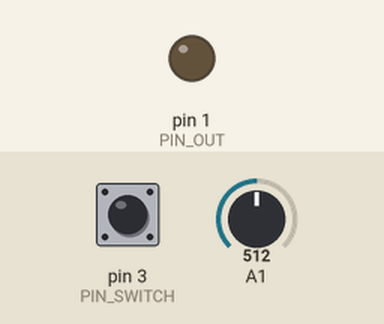
Recording of a sketch running on a simulated Arduino Uno, built with avr-gcc and run on an emulated ATmega328P. Shown: output pins drawn as LEDs (lit = HIGH). Dashed ring = blinking. Inputs (shaded band) come from the test bench; at power-on: pin 3 (PIN_SWITCH) HIGH, A1 = 512.

Above: at 1.2 s.
1.3 s: pin 3 (PIN_SWITCH) pulled LOW for 0.15 s
At 1.98 s:
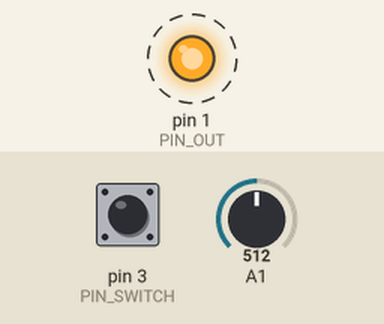
Timing chart, 0 to 4.3 s (numbered marks = the images above; inputs shaded):
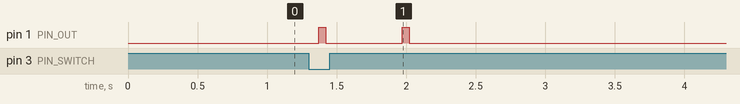

The sketch:

latch.ino
```cpp
#include "InputDebounce.h"

int LENGTHSCALE = 9.0;
int OFFSET = 100.0;
int SWITCH_DELAY = 50;
int DURATION = 50;
int PIN_OUT = 1;
int PIN_POT = 1;
int PIN_SWITCH = 3;

static InputDebounce Switch;
bool Active;

// the setup routine runs once when you press reset:
void setup() {
    // initialize the digital pin as an output.
    pinMode(PIN_OUT, OUTPUT); //LED
    // pinMode(2, INPUT);
    // pinMode(3, INPUT_PULLUP);
    digitalWrite(PIN_OUT, LOW);
    // digitalWrite(PIN_SWITCH, HIGH);

    Switch.registerCallbacks(NULL, NULL, cbPressedDuration, cbReleasedDuration);
    Switch.setup(PIN_SWITCH);//, 20, InputDebounce::PIM_INT_PULL_UP_RES, SWITCH_DELAY);
    Active = true;
}

// the loop routine runs over and over again forever:
void loop() {
    unsigned long t = millis();
    Switch.process(t);
    delay(1);
}


int GetSpeed(int Pin) {
    int pot = analogRead(Pin);
    float v = OFFSET * (1.0 + LENGTHSCALE * (pot / 1023.0));
    int out = round(v);
    return out;
}

void Fire(int PulseDuration, int Speed) {
    digitalWrite(PIN_OUT, HIGH);
    delay(PulseDuration);
    digitalWrite(PIN_OUT, LOW);
    delay(Speed);
    digitalWrite(PIN_OUT, HIGH);
    delay(PulseDuration);
    digitalWrite(PIN_OUT, LOW);

    Active = false;
}


void cbPressed(uint8_t pinIn) {
    // if (Active == true) {
    //     int Speed = GetSpeed(PIN_POT);
    //     Fire(DURATION, Speed);
    // }
}

void cbReleased(uint8_t pinIn) {
    // Active = true;
}

void cbPressedDuration(uint8_t pinIn, unsigned long duration) {
    if ((Active == true) && (duration > SWITCH_DELAY)) {
      int Speed = GetSpeed(PIN_POT);
      Fire(DURATION, Speed);
    }
}

void cbReleasedDuration(uint8_t pinIn, unsigned long duration) {
    if ((Active == false) && (duration > SWITCH_DELAY)) {
        Active = true;
    }
}
```

Measured:
- after the input at 1.3 s, pin 1 (PIN_OUT): alternates HIGH for 0.05 s and LOW for 0.55 s, 4 changes in all, then stays LOW, starting after 0.07 s
